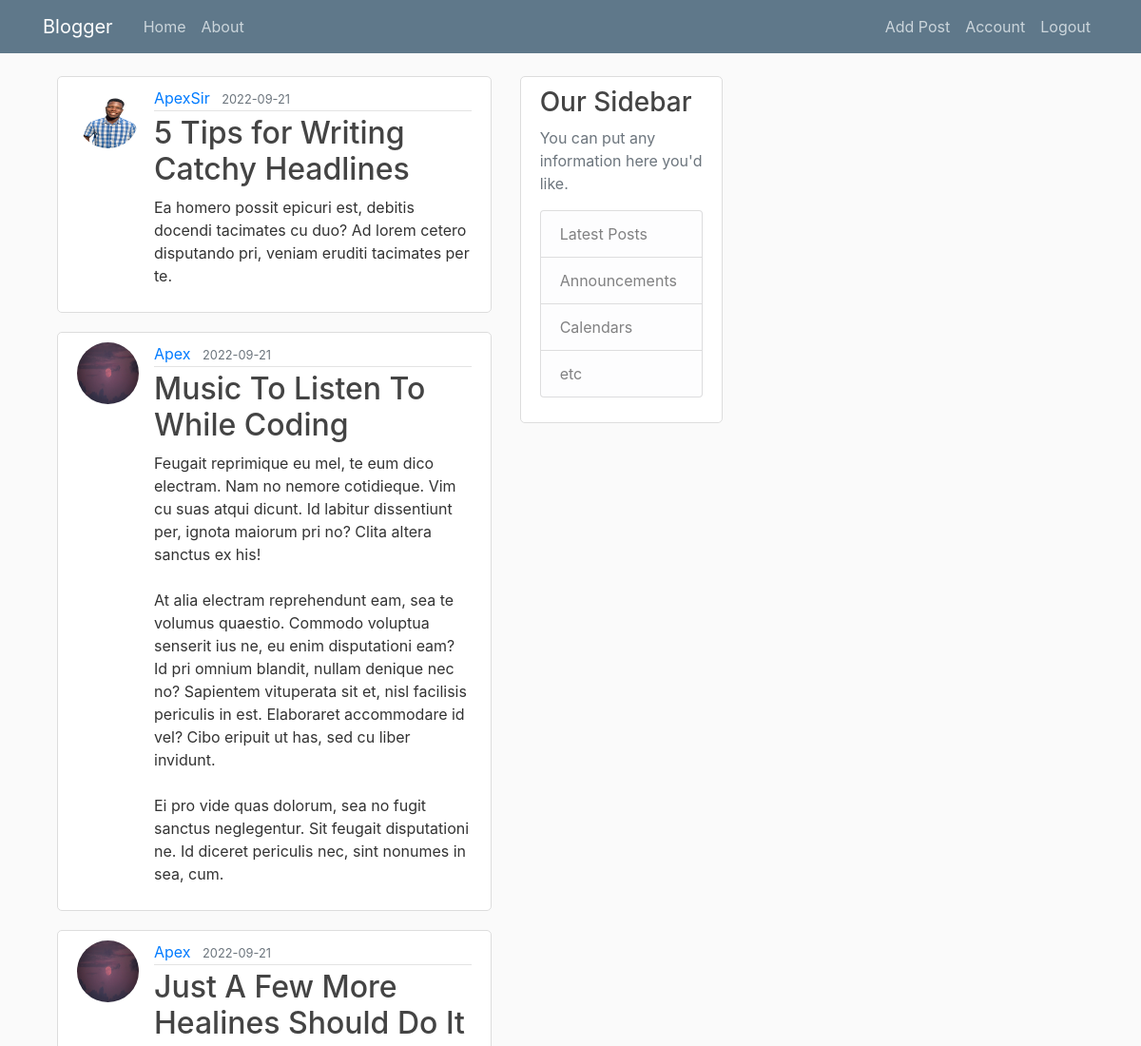
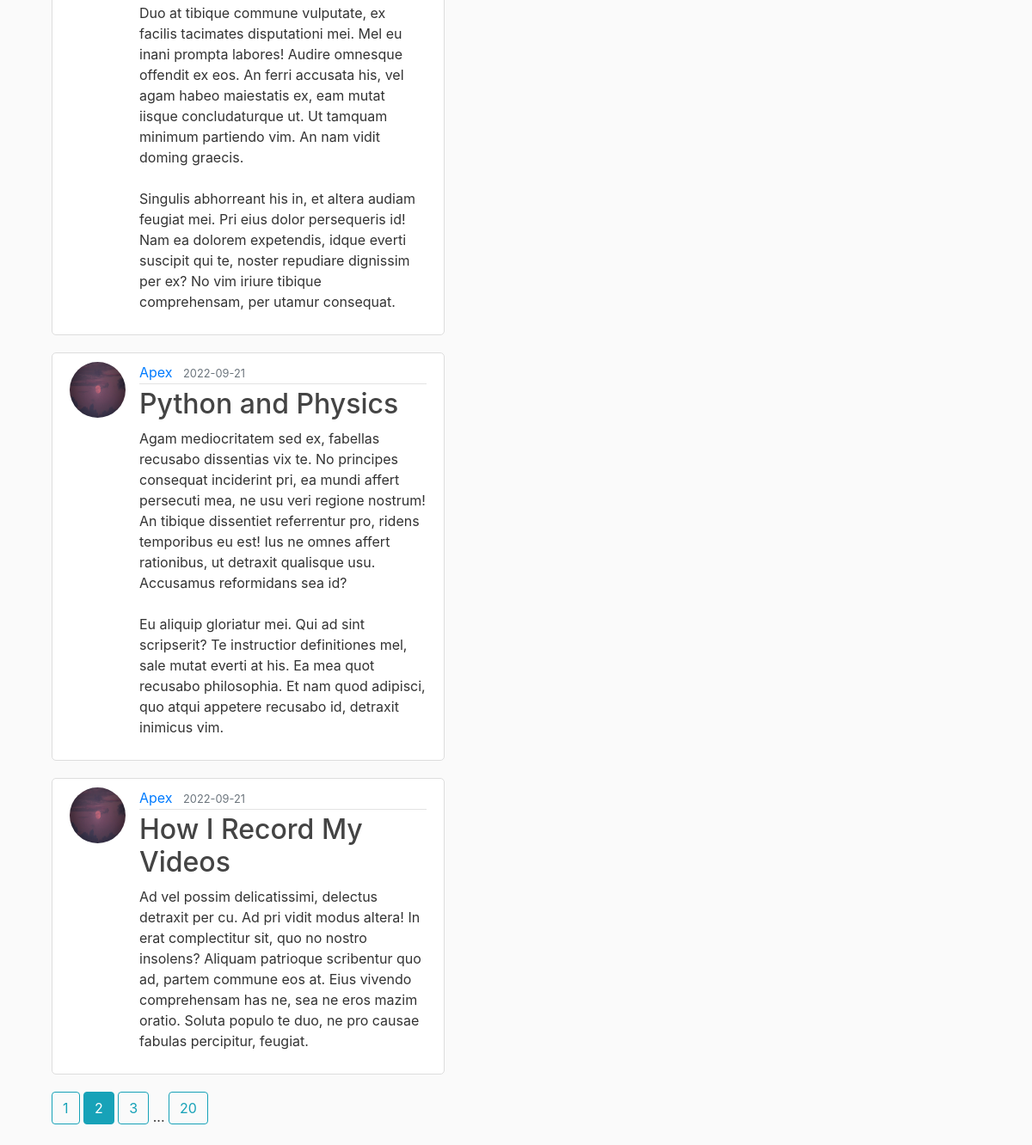
/home?page=2 (signed in), run on the app's committed database (2 pictures, top to bottom).
### src/model.py (models this page shows, shortened)
class Post(db.Model):
    id = db.Column(db.Integer, primary_key=True)
    title = db.Column(db.String(100), nullable=False)
    date_posted = db.Column(db.DateTime, nullable=False, default=datetime.utcnow)
    content = db.Column(db.Text, nullable=False)
    user_id = db.Column(db.Integer, db.ForeignKey('user.id'), nullable=False)

class User(db.Model, UserMixin):
    id = db.Column(db.Integer, primary_key=True)
    username = db.Column(db.String(20), unique=True, nullable=False)
    email = db.Column(db.String(120), unique=True, nullable=False)
    image_file = db.Column(db.String(20), nullable=False, default='default.jpg')
    password = db.Column(db.String(60), nullable=False)
    posts = db.relationship('Post', backref='author', lazy=True)

### src/route/post_route.py (the view)
@app.route("/home", methods=['GET', 'POST'])
@login_required
def home():
    page = request.args.get('page', 1, type=int)
    posts = Post.query.order_by(Post.date_posted.desc()).paginate(page=page, per_page=5)
    return render_template('home.html', posts=posts)

### src/model.py (called while the page is built)
@login_manager.user_loader
def load_user(user_id):
    return User.query.get(int(user_id))

### src/templates/home.html
{% extends "base.html" %}
{% block content %}
    {% for post in posts.items %}
        <article class="media content-section">
          <img class="rounded-circle article-img" src="{{ url_for('static', filename='profile_pics/' + post.author.image_file) }}">
          <div class="media-body">
            <div class="article-metadata">
              <a class="mr-2" href="{{ url_for('user_posts', username=post.author.username) }}">{{ post.author.username }}</a>
              <small class="text-muted">{{ post.date_posted.strftime('%Y-%m-%d') }}</small>
            </div>
            <h2><a class="article-title" href="{{ url_for('post', post_id=post.id) }}">{{ post.title }}</a></h2>
            <p class="article-content">{{ post.content }}</p>
          </div>
        </article>
    {% endfor %}
    {% for page_num in posts.iter_pages(left_edge=1, right_edge=1, left_current=1, right_current=2) %}
    {% if page_num %}
      {% if posts.page == page_num %}
        <a class="btn btn-info mb-4" href="{{ url_for('home', page=page_num) }}">{{ page_num }}</a>
      {% else %}
        <a class="btn btn-outline-info mb-4" href="{{ url_for('home', page=page_num) }}">{{ page_num }}</a>
      {% endif %}
    {% else %}
      ...
    {% endif %}
  {% endfor %}
{% endblock content %}

### src/static/main.css (style rules this page uses)
body { background: #fafafa; color: #333333; margin-top: 5rem; }
h1, h2, h3, h4, h5, h6 { color: #444444; }
.content-section { background: #ffffff; padding: 10px 20px; border: 1px solid #dddddd; border-radius: 5px; margin-bottom: 20px; overflow-x:auto; }
.article-title { color: #444444; }
.article-content { white-space: pre-line; }
.article-img { height: 65px; width: 65px; margin-right: 16px; }
.article-metadata { padding-bottom: 1px; margin-bottom: 4px; border-bottom: 1px solid #e3e3e3 }

### data on the page
Post: image_file (picture), author.username "ApexSir", date_posted "2022-09-21", title "5 Tips for Writing Catchy Headlines", content "Ea homero possit epicuri est, debitis docendi tacimates cu duo? Ad lorem cetero disputando pri, veniam eruditi tacimates per te."
Post: image_file (placeholder picture), author.username "Apex", date_posted "2022-09-21", title "Music To Listen To While Coding", content "Feugait reprimique eu mel, te eum dico electram. Nam no nemore cotidieque. Vim cu suas atqui dicunt. Id labitur dissentiunt per, ignota maiorum pri no? Clita altera sanctus ex his! At alia electram reprehendunt eam, sea te volumus quaestio. Commodo voluptua senserit ius ne, eu enim disputationi eam? Id pri omnium blandit, nullam denique nec no? Sapientem vituperata sit et, nisl facilisis periculis in est. Elaboraret accommodare id vel? Cibo eripuit ut has, sed cu liber invidunt. Ei pro vide quas dolorum, sea no fugit sanctus neglegentur. Sit feugait disputationi ne. Id diceret periculis nec, sint nonumes in sea, cum."
Post: image_file (placeholder picture), author.username "Apex", date_posted "2022-09-21", title "Just A Few More Healines Should Do It", content "Duo at tibique commune vulputate, ex facilis tacimates disputationi mei. Mel eu inani prompta labores! Audire omnesque offendit ex eos. An ferri accusata his, vel agam habeo maiestatis ex, eam mutat iisque concludaturque ut. Ut tamquam minimum partiendo vim. An nam vidit doming graecis. Singulis abhorreant his in, et altera audiam feugiat mei. Pri eius dolor persequeris id! Nam ea dolorem expetendis, idque everti suscipit qui te, noster repudiare dignissim per ex? No vim iriure tibique comprehensam, per utamur consequat."
Post: image_file (placeholder picture), author.username "Apex", date_posted "2022-09-21", title "Python and Physics", content "Agam mediocritatem sed ex, fabellas recusabo dissentias vix te. No principes consequat inciderint pri, ea mundi affert persecuti mea, ne usu veri regione nostrum! An tibique dissentiet referrentur pro, ridens temporibus eu est! Ius ne omnes affert rationibus, ut detraxit qualisque usu. Accusamus reformidans sea id? Eu aliquip gloriatur mei. Qui ad sint scripserit? Te instructior definitiones mel, sale mutat everti at his. Ea mea quot recusabo philosophia. Et nam quod adipisci, quo atqui appetere recusabo id, detraxit inimicus vim."
Post: image_file (placeholder picture), author.username "Apex", date_posted "2022-09-21", title "How I Record My Videos", content "Ad vel possim delicatissimi, delectus detraxit per cu. Ad pri vidit modus altera! In erat complectitur sit, quo no nostro insolens? Aliquam patrioque scribentur quo ad, partem commune eos at. Eius vivendo comprehensam has ne, sea ne eros mazim oratio. Soluta populo te duo, ne pro causae fabulas percipitur, feugiat."

### other printed values
{{ page_num }} "1" "3" "20"
{{ page_num }} "2"
